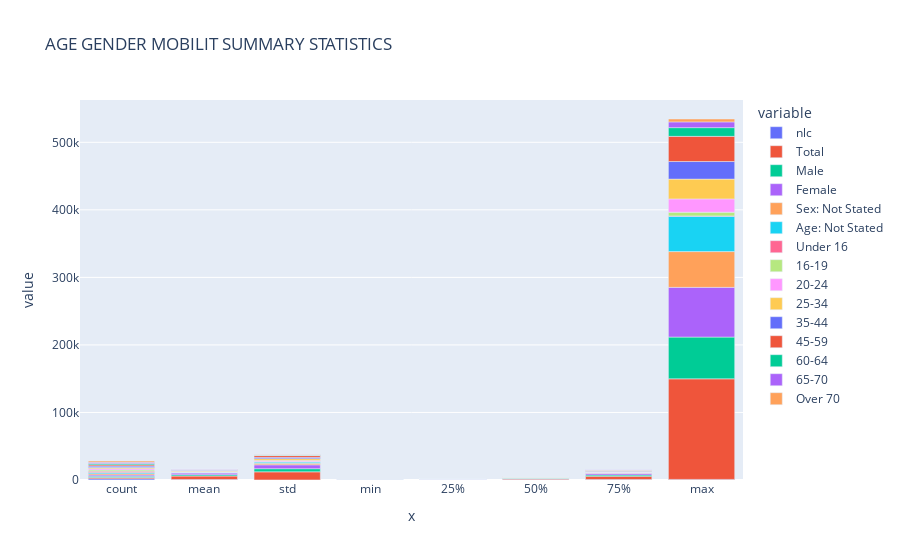

Notebook code cell kept with this figure:
### Code cell
# Assigns the dataset to a variable df and assigns it to a plotly function to chart a graph
df = NBT_entry_agm.describe()
fig = px.bar(df, y = list(NBT_exit_agm.describe().columns), x = list(NBT_exit_agm.describe().index),title = 'AGE GENDER MOBILIT SUMMARY STATISTICS')
fig.show()

### Figure 1 — Plotly figure (JSON) as saved in the notebook; plotly's stock layout.template omitted (floating-point values rounded to 4 significant figures)
{"data": [{"alignmentgroup": "True", "hovertemplate": "variable=nlc<br>x=%{x}<br>value=%{y}<extra></extra>", "legendgroup": "nlc", "marker": {"color": "#636efa", "pattern": {"shape": ""}}, "name": "nlc", "offsetgroup": "nlc", "orientation": "v", "showlegend": true, "textposition": "auto", "type": "bar", "x": ["count", "mean", "std", "min", "25%", "50%", "75%", "max"], "xaxis": "x", "y": [1869, 644.2, 85.04, 500, 571, 641, 716, 884], "yaxis": "y"}, {"alignmentgroup": "True", "hovertemplate": "variable=Total<br>x=%{x}<br>value=%{y}<extra></extra>", "legendgroup": "Total", "marker": {"color": "#EF553B", "pattern": {"shape": ""}}, "name": "Total", "offsetgroup": "Total", "orientation": "v", "showlegend": true, "textposition": "auto", "type": "bar", "x": ["count", "mean", "std", "min", "25%", "50%", "75%", "max"], "xaxis": "x", "y": [1869, 5220.0, 12000.0, 0, 466, 1584, 4919, 148889], "yaxis": "y"}, {"alignmentgroup": "True", "hovertemplate": "variable=Male<br>x=%{x}<br>value=%{y}<extra></extra>", "legendgroup": "Male", "marker": {"color": "#00cc96", "pattern": {"shape": ""}}, "name": "Male", "offsetgroup": "Male", "orientation": "v", "showlegend": true, "textposition": "auto", "type": "bar", "x": ["count", "mean", "std", "min", "25%", "50%", "75%", "max"], "xaxis": "x", "y": [1869, 1958.0, 4646.0, 0, 79, 578, 1858, 61831], "yaxis": "y"}, {"alignmentgroup": "True", "hovertemplate": "variable=Female<br>x=%{x}<br>value=%{y}<extra></extra>", "legendgroup": "Female", "marker": {"color": "#ab63fa", "pattern": {"shape": ""}}, "name": "Female", "offsetgroup": "Female", "orientation": "v", "showlegend": true, "textposition": "auto", "type": "bar", "x": ["count", "mean", "std", "min", "25%", "50%", "75%", "max"], "xaxis": "x", "y": [1869, 2487.0, 5776.0, 0, 68, 698, 2385, 73603], "yaxis": "y"}, {"alignmentgroup": "True", "hovertemplate": "variable=Sex: Not Stated<br>x=%{x}<br>value=%{y}<extra></extra>", "legendgroup": "Sex: Not Stated", "marker": {"color": "#FFA15A", "pattern": {"shape": ""}}, "name": "Sex: Not Stated", "offsetgroup": "Sex: Not Stated", "orientation": "v", "showlegend": true, "textposition": "auto", "type": "bar", "x": ["count", "mean", "std", "min", "25%", "50%", "75%", "max"], "xaxis": "x", "y": [1869, 775.4, 2194.0, 0, 53, 193, 641, 52990], "yaxis": "y"}, {"alignmentgroup": "True", "hovertemplate": "variable=Age: Not Stated<br>x=%{x}<br>value=%{y}<extra></extra>", "legendgroup": "Age: Not Stated", "marker": {"color": "#19d3f3", "pattern": {"shape": ""}}, "name": "Age: Not Stated", "offsetgroup": "Age: Not Stated", "orientation": "v", "showlegend": true, "textposition": "auto", "type": "bar", "x": ["count", "mean", "std", "min", "25%", "50%", "75%", "max"], "xaxis": "x", "y": [1869, 763, 2174.0, 0, 46, 180, 621, 52424], "yaxis": "y"}, {"alignmentgroup": "True", "hovertemplate": "variable=Under 16<br>x=%{x}<br>value=%{y}<extra></extra>", "legendgroup": "Under 16", "marker": {"color": "#FF6692", "pattern": {"shape": ""}}, "name": "Under 16", "offsetgroup": "Under 16", "orientation": "v", "showlegend": true, "textposition": "auto", "type": "bar", "x": ["count", "mean", "std", "min", "25%", "50%", "75%", "max"], "xaxis": "x", "y": [1869, 10.53, 31.94, 0, 0, 0, 2, 410], "yaxis": "y"}, {"alignmentgroup": "True", "hovertemplate": "variable=16-19<br>x=%{x}<br>value=%{y}<extra></extra>", "legendgroup": "16-19", "marker": {"color": "#B6E880", "pattern": {"shape": ""}}, "name": "16-19", "offsetgroup": "16-19", "orientation": "v", "showlegend": true, "textposition": "auto", "type": "bar", "x": ["count", "mean", "std", "min", "25%", "50%", "75%", "max"], "xaxis": "x", "y": [1869, 151.8, 366.6, 0, 0, 30, 148, 5447], "yaxis": "y"}, {"alignmentgroup": "True", "hovertemplate": "variable=20-24<br>x=%{x}<br>value=%{y}<extra></extra>", "legendgroup": "20-24", "marker": {"color": "#FF97FF", "pattern": {"shape": ""}}, "name": "20-24", "offsetgroup": "20-24", "orientation": "v", "showlegend": true, "textposition": "auto", "type": "bar", "x": ["count", "mean", "std", "min", "25%", "50%", "75%", "max"], "xaxis": "x", "y": [1869, 710.4, 1670.0, 0, 16, 186, 653, 19749], "yaxis": "y"}, {"alignmentgroup": "True", "hovertemplate": "variable=25-34<br>x=%{x}<br>value=%{y}<extra></extra>", "legendgroup": "25-34", "marker": {"color": "#FECB52", "pattern": {"shape": ""}}, "name": "25-34", "offsetgroup": "25-34", "orientation": "v", "showlegend": true, "textposition": "auto", "type": "bar", "x": ["count", "mean", "std", "min", "25%", "50%", "75%", "max"], "xaxis": "x", "y": [1869, 1164.0, 2665.0, 0, 31, 310, 1090, 29286], "yaxis": "y"}, {"alignmentgroup": "True", "hovertemplate": "variable=35-44<br>x=%{x}<br>value=%{y}<extra></extra>", "legendgroup": "35-44", "marker": {"color": "#636efa", "pattern": {"shape": ""}}, "name": "35-44", "offsetgroup": "35-44", "orientation": "v", "showlegend": true, "textposition": "auto", "type": "bar", "x": ["count", "mean", "std", "min", "25%", "50%", "75%", "max"], "xaxis": "x", "y": [1869, 828.4, 1987.0, 0, 18, 221, 767, 26025], "yaxis": "y"}, {"alignmentgroup": "True", "hovertemplate": "variable=45-59<br>x=%{x}<br>value=%{y}<extra></extra>", "legendgroup": "45-59", "marker": {"color": "#EF553B", "pattern": {"shape": ""}}, "name": "45-59", "offsetgroup": "45-59", "orientation": "v", "showlegend": true, "textposition": "auto", "type": "bar", "x": ["count", "mean", "std", "min", "25%", "50%", "75%", "max"], "xaxis": "x", "y": [1869, 1047.0, 2650.0, 0, 23, 268, 906, 37240], "yaxis": "y"}, {"alignmentgroup": "True", "hovertemplate": "variable=60-64<br>x=%{x}<br>value=%{y}<extra></extra>", "legendgroup": "60-64", "marker": {"color": "#00cc96", "pattern": {"shape": ""}}, "name": "60-64", "offsetgroup": "60-64", "orientation": "v", "showlegend": true, "textposition": "auto", "type": "bar", "x": ["count", "mean", "std", "min", "25%", "50%", "75%", "max"], "xaxis": "x", "y": [1869, 269.6, 715.7, 0, 0, 53, 236, 12951], "yaxis": "y"}, {"alignmentgroup": "True", "hovertemplate": "variable=65-70<br>x=%{x}<br>value=%{y}<extra></extra>", "legendgroup": "65-70", "marker": {"color": "#ab63fa", "pattern": {"shape": ""}}, "name": "65-70", "offsetgroup": "65-70", "orientation": "v", "showlegend": true, "textposition": "auto", "type": "bar", "x": ["count", "mean", "std", "min", "25%", "50%", "75%", "max"], "xaxis": "x", "y": [1869, 168.3, 453.5, 0, 0, 28, 149, 8494], "yaxis": "y"}, {"alignmentgroup": "True", "hovertemplate": "variable=Over 70<br>x=%{x}<br>value=%{y}<extra></extra>", "legendgroup": "Over 70", "marker": {"color": "#FFA15A", "pattern": {"shape": ""}}, "name": "Over 70", "offsetgroup": "Over 70", "orientation": "v", "showlegend": true, "textposition": "auto", "type": "bar", "x": ["count", "mean", "std", "min", "25%", "50%", "75%", "max"], "xaxis": "x", "y": [1869, 107.1, 279.7, 0, 0, 15, 97, 4278], "yaxis": "y"}], "layout": {"barmode": "relative", "legend": {"title": {"text": "variable"}, "tracegroupgap": 0}, "title": {"text": "AGE GENDER MOBILIT SUMMARY STATISTICS"}, "xaxis": {"anchor": "y", "domain": [0, 1], "title": {"text": "x"}}, "yaxis": {"anchor": "x", "domain": [0, 1], "title": {"text": "value"}}}}
